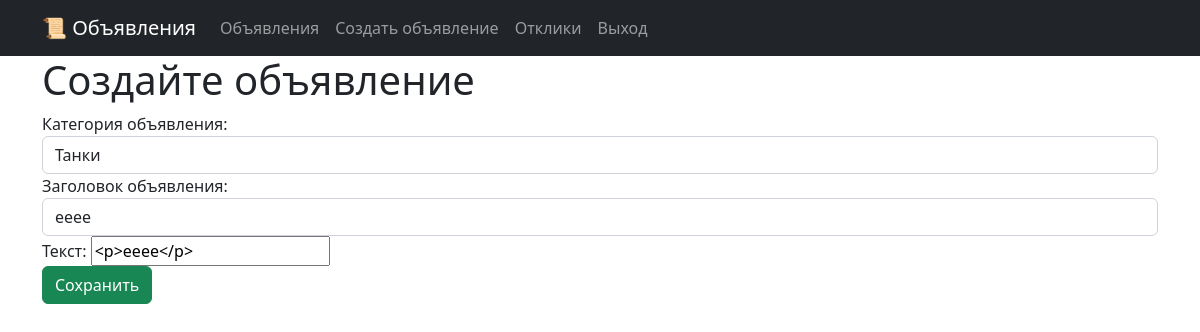
Page /posts/update/14/ (signed in) on the committed database.
### boardapp/models.py (models this page shows, shortened)
class Post(models.Model):
    user = models.ForeignKey(User, on_delete=models.CASCADE, related_name='user_posts')
    title = models.CharField(max_length=128)
    content = models.TextField()
    dateCreation = models.DateTimeField(auto_now_add=True)
    TANK = 'TK'
    HEAL = 'HL'
    DD = 'DD'
    MERCHANT = 'MC'
    GUILDMASTER = 'GM'
    QUESTGIVER = 'QG'
    BLACKSMITH = 'BS'
    LEATHERWORKER = 'LW'
    POTIONSMASTER = 'PM'
    SPELLMASTER = 'SM'
    CATEGORY_CHOICES = (
        (TANK, 'Танки'),
        (HEAL, 'Хилы'),
        (DD, 'ДД'),
        (MERCHANT, 'Торговцы'),
        (GUILDMASTER, 'Гилдмастеры'),
        (QUESTGIVER, 'Квестгиверы'),
        (BLACKSMITH, 'Кузнецы'),
        (LEATHERWORKER, 'Кожевники'),
        (POTIONSMASTER, 'Зельевары'),
        (SPELLMASTER, 'Мастера заклинаний'),
    )
    categoryType = models.CharField(max_length=2, choices=CATEGORY_CHOICES)

### boardapp/views.py (the view)
# urls.py: path('posts/update/<int:pk>/', PostUpdateView.as_view(), name='post_update'),
class PostUpdateView(LoginRequiredMixin, UpdateView):
    template_name = 'boardapp/postcreate.html'
    form_class = PostForm
    success_url = '/'
    def get_object(self, **kwargs):
        id = self.kwargs.get('pk')
        return Post.objects.get(pk=id)

### boardapp/forms.py
class PostForm(ModelForm):
  content = forms.CharField(widget=SummernoteWidget(), label='Текст')
  class Meta:
    model = Post
    fields = ['categoryType','title','content']
    widgets = {
        'categoryType' : forms.Select(attrs={'class': 'form-control',}),
        'title' : forms.TextInput(attrs={'type': 'text', 'class': 'form-control', }),
    }
    labels = {
      'categoryType': 'Категория объявления',
      'title': 'Заголовок объявления',
    }

### boardapp/templates/boardapp/postcreate.html (shortened to what this page needs)
{% extends 'layout/default.html' %}
{% block content %}
<h1>Создайте объявление</h1>
<form method="POST">
 {{ form }}
   <br>
   <input class="btn btn-success" type="submit" value="Сохранить">
</form>
{% endblock content %}

### rows in the picture
Post: categoryType "Танки", title "ееее", content "<p>ееее</p>"
